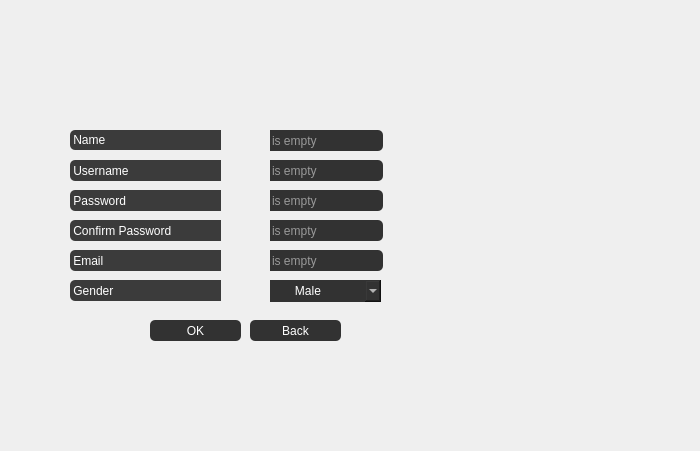
<?xml version="1.0" encoding="UTF-8"?>
<ui version="4.0">
 <class>register_info</class>
 <widget class="QDialog" name="register_info">
  <property name="geometry">
   <rect>
    <x>0</x>
    <y>0</y>
    <width>700</width>
    <height>451</height>
   </rect>
  </property>
  <property name="windowTitle">
   <string>Sign up  page</string>
  </property>
  <property name="windowIcon">
   <iconset resource="game_recources.qrc">
    <normaloff>:/game_backgrounds/pics_project/pngwing.com.png</normaloff>:/game_backgrounds/pics_project/pngwing.com.png</iconset>
  </property>
  <widget class="QLabel" name="label_2">
   <property name="geometry">
    <rect>
     <x>70</x>
     <y>130</y>
     <width>151</width>
     <height>20</height>
    </rect>
   </property>
   <property name="styleSheet">
    <string notr="true">font: 11pt &quot;MS Shell Dlg 2&quot;;
background-color:rgb(59, 59, 59);
border-top-left-radius:5px; 
border-bottom-left-radius:5px; 
color:rgb(255, 255, 255);
</string>
   </property>
   <property name="text">
    <string> Name </string>
   </property>
  </widget>
  <widget class="QLabel" name="label_3">
   <property name="geometry">
    <rect>
     <x>70</x>
     <y>160</y>
     <width>151</width>
     <height>21</height>
    </rect>
   </property>
   <property name="styleSheet">
    <string notr="true">font: 11pt &quot;MS Shell Dlg 2&quot;;
background-color:rgb(59, 59, 59);
border-top-left-radius:5px; 
border-bottom-left-radius:5px; 
color:rgb(255, 255, 255);</string>
   </property>
   <property name="text">
    <string> Username </string>
   </property>
  </widget>
  <widget class="QLabel" name="label_4">
   <property name="geometry">
    <rect>
     <x>70</x>
     <y>190</y>
     <width>151</width>
     <height>21</height>
    </rect>
   </property>
   <property name="styleSheet">
    <string notr="true">font: 11pt &quot;MS Shell Dlg 2&quot;;
background-color:rgb(59, 59, 59);
border-top-left-radius:5px; 
border-bottom-left-radius:5px; 
color:rgb(255, 255, 255);</string>
   </property>
   <property name="text">
    <string> Password </string>
   </property>
  </widget>
  <widget class="QLabel" name="label_5">
   <property name="geometry">
    <rect>
     <x>70</x>
     <y>220</y>
     <width>151</width>
     <height>21</height>
    </rect>
   </property>
   <property name="styleSheet">
    <string notr="true">font: 11pt &quot;MS Shell Dlg 2&quot;;
background-color:rgb(59, 59, 59);
border-top-left-radius:5px; 
border-bottom-left-radius:5px; 
color:rgb(255, 255, 255);</string>
   </property>
   <property name="text">
    <string> Confirm Password </string>
   </property>
  </widget>
  <widget class="QLabel" name="label_6">
   <property name="geometry">
    <rect>
     <x>70</x>
     <y>250</y>
     <width>151</width>
     <height>21</height>
    </rect>
   </property>
   <property name="styleSheet">
    <string notr="true">font: 11pt &quot;MS Shell Dlg 2&quot;;
background-color:rgb(59, 59, 59);
border-top-left-radius:5px; 
border-bottom-left-radius:5px; 
color:rgb(255, 255, 255);</string>
   </property>
   <property name="text">
    <string> Email  </string>
   </property>
  </widget>
  <widget class="QLabel" name="label_7">
   <property name="geometry">
    <rect>
     <x>70</x>
     <y>280</y>
     <width>151</width>
     <height>21</height>
    </rect>
   </property>
   <property name="styleSheet">
    <string notr="true">font: 11pt &quot;MS Shell Dlg 2&quot;;
background-color:rgb(59, 59, 59);
border-top-left-radius:5px; 
border-bottom-left-radius:5px; 
color:rgb(255, 255, 255);</string>
   </property>
   <property name="text">
    <string> Gender </string>
   </property>
  </widget>
  <widget class="QComboBox" name="comboBox">
   <property name="geometry">
    <rect>
     <x>270</x>
     <y>280</y>
     <width>111</width>
     <height>22</height>
    </rect>
   </property>
   <property name="cursor">
    <cursorShape>PointingHandCursor</cursorShape>
   </property>
   <property name="styleSheet">
    <string notr="true">background-color:rgb(50, 50, 50);
font: 12pt &quot;MS Shell Dlg 2&quot;;
border-top-right-radius:5px;
color:rgb(255, 255, 255);
</string>
   </property>
   <item>
    <property name="text">
     <string>      Male</string>
    </property>
   </item>
   <item>
    <property name="text">
     <string>     Female</string>
    </property>
   </item>
  </widget>
  <widget class="QLineEdit" name="lineEdit">
   <property name="geometry">
    <rect>
     <x>270</x>
     <y>130</y>
     <width>113</width>
     <height>21</height>
    </rect>
   </property>
   <property name="styleSheet">
    <string notr="true">background-color:rgb(50, 50, 50);
font: 11pt &quot;MS Shell Dlg 2&quot;;
border-top-right-radius:5px; 
border-bottom-right-radius:5px; 
color:rgb(255, 255, 255);</string>
   </property>
   <property name="placeholderText">
    <string>is empty</string>
   </property>
  </widget>
  <widget class="QLineEdit" name="lineEdit_2">
   <property name="geometry">
    <rect>
     <x>270</x>
     <y>160</y>
     <width>113</width>
     <height>21</height>
    </rect>
   </property>
   <property name="styleSheet">
    <string notr="true">background-color:rgb(50, 50, 50);
font: 11pt &quot;MS Shell Dlg 2&quot;;
border-top-right-radius:5px; 
border-bottom-right-radius:5px; 
color:rgb(255, 255, 255);</string>
   </property>
   <property name="placeholderText">
    <string>is empty</string>
   </property>
  </widget>
  <widget class="QLineEdit" name="lineEdit_3">
   <property name="geometry">
    <rect>
     <x>270</x>
     <y>190</y>
     <width>113</width>
     <height>21</height>
    </rect>
   </property>
   <property name="styleSheet">
    <string notr="true">background-color:rgb(50, 50, 50);
font: 11pt &quot;MS Shell Dlg 2&quot;;
border-top-right-radius:5px; 
border-bottom-right-radius:5px; 
color:rgb(255, 255, 255);</string>
   </property>
   <property name="placeholderText">
    <string>is empty</string>
   </property>
  </widget>
  <widget class="QLineEdit" name="lineEdit_4">
   <property name="geometry">
    <rect>
     <x>270</x>
     <y>220</y>
     <width>113</width>
     <height>21</height>
    </rect>
   </property>
   <property name="styleSheet">
    <string notr="true">background-color:rgb(50, 50, 50);
font: 11pt &quot;MS Shell Dlg 2&quot;;
border-top-right-radius:5px; 
border-bottom-right-radius:5px; 
color:rgb(255, 255, 255);</string>
   </property>
   <property name="placeholderText">
    <string>is empty</string>
   </property>
  </widget>
  <widget class="QLineEdit" name="lineEdit_5">
   <property name="geometry">
    <rect>
     <x>270</x>
     <y>250</y>
     <width>113</width>
     <height>21</height>
    </rect>
   </property>
   <property name="styleSheet">
    <string notr="true">background-color:rgb(50, 50, 50);
font: 11pt &quot;MS Shell Dlg 2&quot;;
border-top-right-radius:5px; 
border-bottom-right-radius:5px; 
color:rgb(255, 255, 255);</string>
   </property>
   <property name="placeholderText">
    <string>is empty</string>
   </property>
  </widget>
  <widget class="QPushButton" name="pushButton">
   <property name="geometry">
    <rect>
     <x>150</x>
     <y>320</y>
     <width>91</width>
     <height>21</height>
    </rect>
   </property>
   <property name="cursor">
    <cursorShape>PointingHandCursor</cursorShape>
   </property>
   <property name="styleSheet">
    <string notr="true">background-color:rgb(50, 50, 50);
font: 12pt &quot;MS Shell Dlg 2&quot;;
border-radius:5px; 
color:rgb(255, 255, 255);</string>
   </property>
   <property name="text">
    <string>OK</string>
   </property>
  </widget>
  <widget class="QPushButton" name="pushButton_2">
   <property name="geometry">
    <rect>
     <x>250</x>
     <y>320</y>
     <width>91</width>
     <height>21</height>
    </rect>
   </property>
   <property name="cursor">
    <cursorShape>PointingHandCursor</cursorShape>
   </property>
   <property name="styleSheet">
    <string notr="true">background-color:rgb(50, 50, 50);
font: 12pt &quot;MS Shell Dlg 2&quot;;
border-radius:5px; 
color:rgb(255, 255, 255);</string>
   </property>
   <property name="text">
    <string>Back</string>
   </property>
  </widget>
  <widget class="QLabel" name="label_8">
   <property name="geometry">
    <rect>
     <x>180</x>
     <y>0</y>
     <width>131</width>
     <height>131</height>
    </rect>
   </property>
   <property name="text">
    <string/>
   </property>
   <property name="pixmap">
    <pixmap resource="game_recources.qrc">:/game_backgrounds/pics_project/sign.png</pixmap>
   </property>
   <property name="scaledContents">
    <bool>true</bool>
   </property>
  </widget>
  <widget class="QLabel" name="label">
   <property name="geometry">
    <rect>
     <x>0</x>
     <y>-10</y>
     <width>701</width>
     <height>461</height>
    </rect>
   </property>
   <property name="text">
    <string/>
   </property>
   <property name="pixmap">
    <pixmap resource="game_recources.qrc">:/game_backgrounds/pics_project/sign up.jpg</pixmap>
   </property>
   <property name="scaledContents">
    <bool>true</bool>
   </property>
  </widget>
  <zorder>label</zorder>
  <zorder>label_8</zorder>
  <zorder>label_2</zorder>
  <zorder>label_3</zorder>
  <zorder>label_4</zorder>
  <zorder>label_5</zorder>
  <zorder>label_6</zorder>
  <zorder>label_7</zorder>
  <zorder>comboBox</zorder>
  <zorder>lineEdit</zorder>
  <zorder>lineEdit_2</zorder>
  <zorder>lineEdit_3</zorder>
  <zorder>lineEdit_4</zorder>
  <zorder>lineEdit_5</zorder>
  <zorder>pushButton</zorder>
  <zorder>pushButton_2</zorder>
 </widget>
 <resources>
  <include location="game_recources.qrc"/>
 </resources>
 <connections/>
</ui>
